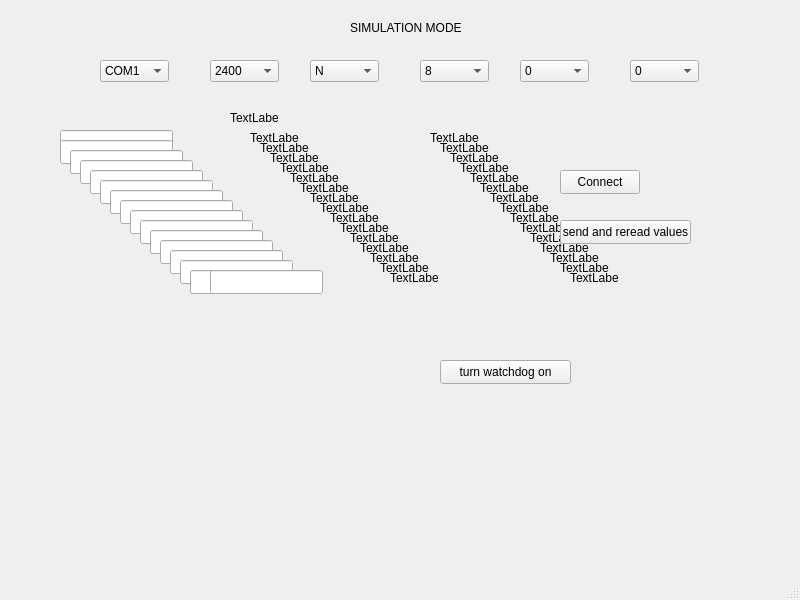
<?xml version="1.0" encoding="UTF-8"?>
<ui version="4.0">
 <class>MainWindow</class>
 <widget class="QMainWindow" name="MainWindow">
  <property name="geometry">
   <rect>
    <x>0</x>
    <y>0</y>
    <width>800</width>
    <height>600</height>
   </rect>
  </property>
  <property name="minimumSize">
   <size>
    <width>800</width>
    <height>600</height>
   </size>
  </property>
  <property name="windowTitle">
   <string>MainWindow</string>
  </property>
  <widget class="QWidget" name="centralwidget">
   <property name="minimumSize">
    <size>
     <width>800</width>
     <height>557</height>
    </size>
   </property>
   <property name="maximumSize">
    <size>
     <width>800</width>
     <height>557</height>
    </size>
   </property>
   <widget class="QComboBox" name="portCom">
    <property name="geometry">
     <rect>
      <x>100</x>
      <y>60</y>
      <width>69</width>
      <height>22</height>
     </rect>
    </property>
    <item>
     <property name="text">
      <string>COM1</string>
     </property>
    </item>
    <item>
     <property name="text">
      <string>COM2</string>
     </property>
    </item>
    <item>
     <property name="text">
      <string>COM3</string>
     </property>
    </item>
   </widget>
   <widget class="QComboBox" name="baudRate">
    <property name="geometry">
     <rect>
      <x>210</x>
      <y>60</y>
      <width>69</width>
      <height>22</height>
     </rect>
    </property>
    <item>
     <property name="text">
      <string>2400</string>
     </property>
    </item>
    <item>
     <property name="text">
      <string>4800</string>
     </property>
    </item>
    <item>
     <property name="text">
      <string>9600</string>
     </property>
    </item>
    <item>
     <property name="text">
      <string>18200</string>
     </property>
    </item>
   </widget>
   <widget class="QComboBox" name="parity">
    <property name="geometry">
     <rect>
      <x>310</x>
      <y>60</y>
      <width>69</width>
      <height>22</height>
     </rect>
    </property>
    <item>
     <property name="text">
      <string>N</string>
     </property>
    </item>
    <item>
     <property name="text">
      <string>O</string>
     </property>
    </item>
    <item>
     <property name="text">
      <string>E</string>
     </property>
    </item>
   </widget>
   <widget class="QComboBox" name="nbBits">
    <property name="geometry">
     <rect>
      <x>420</x>
      <y>60</y>
      <width>69</width>
      <height>22</height>
     </rect>
    </property>
    <item>
     <property name="text">
      <string>8</string>
     </property>
    </item>
    <item>
     <property name="text">
      <string>7</string>
     </property>
    </item>
   </widget>
   <widget class="QComboBox" name="stopBits">
    <property name="geometry">
     <rect>
      <x>520</x>
      <y>60</y>
      <width>69</width>
      <height>22</height>
     </rect>
    </property>
    <item>
     <property name="text">
      <string>0</string>
     </property>
    </item>
    <item>
     <property name="text">
      <string>1</string>
     </property>
    </item>
   </widget>
   <widget class="QComboBox" name="master">
    <property name="geometry">
     <rect>
      <x>630</x>
      <y>60</y>
      <width>69</width>
      <height>22</height>
     </rect>
    </property>
    <item>
     <property name="text">
      <string>0</string>
     </property>
    </item>
    <item>
     <property name="text">
      <string>1</string>
     </property>
    </item>
    <item>
     <property name="text">
      <string>2</string>
     </property>
    </item>
    <item>
     <property name="text">
      <string>3</string>
     </property>
    </item>
   </widget>
   <widget class="QLabel" name="label_2">
    <property name="geometry">
     <rect>
      <x>120</x>
      <y>250</y>
      <width>49</width>
      <height>16</height>
     </rect>
    </property>
    <property name="text">
     <string/>
    </property>
   </widget>
   <widget class="QLineEdit" name="lineEdit">
    <property name="geometry">
     <rect>
      <x>60</x>
      <y>130</y>
      <width>113</width>
      <height>24</height>
     </rect>
    </property>
   </widget>
   <widget class="QLineEdit" name="lineEdit_2">
    <property name="geometry">
     <rect>
      <x>60</x>
      <y>140</y>
      <width>113</width>
      <height>24</height>
     </rect>
    </property>
   </widget>
   <widget class="QLineEdit" name="lineEdit_3">
    <property name="geometry">
     <rect>
      <x>70</x>
      <y>150</y>
      <width>113</width>
      <height>24</height>
     </rect>
    </property>
   </widget>
   <widget class="QLineEdit" name="lineEdit_4">
    <property name="geometry">
     <rect>
      <x>80</x>
      <y>160</y>
      <width>113</width>
      <height>24</height>
     </rect>
    </property>
   </widget>
   <widget class="QLineEdit" name="lineEdit_5">
    <property name="geometry">
     <rect>
      <x>90</x>
      <y>170</y>
      <width>113</width>
      <height>24</height>
     </rect>
    </property>
   </widget>
   <widget class="QLineEdit" name="lineEdit_6">
    <property name="geometry">
     <rect>
      <x>100</x>
      <y>180</y>
      <width>113</width>
      <height>24</height>
     </rect>
    </property>
   </widget>
   <widget class="QLineEdit" name="lineEdit_7">
    <property name="geometry">
     <rect>
      <x>110</x>
      <y>190</y>
      <width>113</width>
      <height>24</height>
     </rect>
    </property>
   </widget>
   <widget class="QLineEdit" name="lineEdit_8">
    <property name="geometry">
     <rect>
      <x>120</x>
      <y>200</y>
      <width>113</width>
      <height>24</height>
     </rect>
    </property>
   </widget>
   <widget class="QLineEdit" name="lineEdit_9">
    <property name="geometry">
     <rect>
      <x>130</x>
      <y>210</y>
      <width>113</width>
      <height>24</height>
     </rect>
    </property>
   </widget>
   <widget class="QLineEdit" name="lineEdit_10">
    <property name="geometry">
     <rect>
      <x>140</x>
      <y>220</y>
      <width>113</width>
      <height>24</height>
     </rect>
    </property>
   </widget>
   <widget class="QLineEdit" name="lineEdit_11">
    <property name="geometry">
     <rect>
      <x>150</x>
      <y>230</y>
      <width>113</width>
      <height>24</height>
     </rect>
    </property>
   </widget>
   <widget class="QLineEdit" name="lineEdit_12">
    <property name="geometry">
     <rect>
      <x>160</x>
      <y>240</y>
      <width>113</width>
      <height>24</height>
     </rect>
    </property>
   </widget>
   <widget class="QLineEdit" name="lineEdit_13">
    <property name="geometry">
     <rect>
      <x>170</x>
      <y>250</y>
      <width>113</width>
      <height>24</height>
     </rect>
    </property>
   </widget>
   <widget class="QLineEdit" name="lineEdit_14">
    <property name="geometry">
     <rect>
      <x>180</x>
      <y>260</y>
      <width>113</width>
      <height>24</height>
     </rect>
    </property>
   </widget>
   <widget class="QLineEdit" name="lineEdit_15">
    <property name="geometry">
     <rect>
      <x>190</x>
      <y>270</y>
      <width>113</width>
      <height>24</height>
     </rect>
    </property>
   </widget>
   <widget class="QLabel" name="label">
    <property name="geometry">
     <rect>
      <x>230</x>
      <y>110</y>
      <width>49</width>
      <height>16</height>
     </rect>
    </property>
    <property name="text">
     <string>TextLabel</string>
    </property>
   </widget>
   <widget class="QLabel" name="label_3">
    <property name="geometry">
     <rect>
      <x>250</x>
      <y>130</y>
      <width>49</width>
      <height>16</height>
     </rect>
    </property>
    <property name="text">
     <string>TextLabel</string>
    </property>
   </widget>
   <widget class="QLabel" name="label_4">
    <property name="geometry">
     <rect>
      <x>260</x>
      <y>140</y>
      <width>49</width>
      <height>16</height>
     </rect>
    </property>
    <property name="text">
     <string>TextLabel</string>
    </property>
   </widget>
   <widget class="QLabel" name="label_5">
    <property name="geometry">
     <rect>
      <x>270</x>
      <y>150</y>
      <width>49</width>
      <height>16</height>
     </rect>
    </property>
    <property name="text">
     <string>TextLabel</string>
    </property>
   </widget>
   <widget class="QLabel" name="label_6">
    <property name="geometry">
     <rect>
      <x>280</x>
      <y>160</y>
      <width>49</width>
      <height>16</height>
     </rect>
    </property>
    <property name="text">
     <string>TextLabel</string>
    </property>
   </widget>
   <widget class="QLabel" name="label_7">
    <property name="geometry">
     <rect>
      <x>290</x>
      <y>170</y>
      <width>49</width>
      <height>16</height>
     </rect>
    </property>
    <property name="text">
     <string>TextLabel</string>
    </property>
   </widget>
   <widget class="QLabel" name="label_8">
    <property name="geometry">
     <rect>
      <x>300</x>
      <y>180</y>
      <width>49</width>
      <height>16</height>
     </rect>
    </property>
    <property name="text">
     <string>TextLabel</string>
    </property>
   </widget>
   <widget class="QLabel" name="label_9">
    <property name="geometry">
     <rect>
      <x>310</x>
      <y>190</y>
      <width>49</width>
      <height>16</height>
     </rect>
    </property>
    <property name="text">
     <string>TextLabel</string>
    </property>
   </widget>
   <widget class="QLabel" name="label_10">
    <property name="geometry">
     <rect>
      <x>320</x>
      <y>200</y>
      <width>49</width>
      <height>16</height>
     </rect>
    </property>
    <property name="text">
     <string>TextLabel</string>
    </property>
   </widget>
   <widget class="QLabel" name="label_11">
    <property name="geometry">
     <rect>
      <x>330</x>
      <y>210</y>
      <width>49</width>
      <height>16</height>
     </rect>
    </property>
    <property name="text">
     <string>TextLabel</string>
    </property>
   </widget>
   <widget class="QLabel" name="label_12">
    <property name="geometry">
     <rect>
      <x>340</x>
      <y>220</y>
      <width>49</width>
      <height>16</height>
     </rect>
    </property>
    <property name="text">
     <string>TextLabel</string>
    </property>
   </widget>
   <widget class="QLabel" name="label_13">
    <property name="geometry">
     <rect>
      <x>350</x>
      <y>230</y>
      <width>49</width>
      <height>16</height>
     </rect>
    </property>
    <property name="text">
     <string>TextLabel</string>
    </property>
   </widget>
   <widget class="QLabel" name="label_14">
    <property name="geometry">
     <rect>
      <x>360</x>
      <y>240</y>
      <width>49</width>
      <height>16</height>
     </rect>
    </property>
    <property name="text">
     <string>TextLabel</string>
    </property>
   </widget>
   <widget class="QLabel" name="label_15">
    <property name="geometry">
     <rect>
      <x>370</x>
      <y>250</y>
      <width>49</width>
      <height>16</height>
     </rect>
    </property>
    <property name="text">
     <string>TextLabel</string>
    </property>
   </widget>
   <widget class="QLabel" name="label_16">
    <property name="geometry">
     <rect>
      <x>380</x>
      <y>260</y>
      <width>49</width>
      <height>16</height>
     </rect>
    </property>
    <property name="text">
     <string>TextLabel</string>
    </property>
   </widget>
   <widget class="QLabel" name="label_17">
    <property name="geometry">
     <rect>
      <x>390</x>
      <y>270</y>
      <width>49</width>
      <height>16</height>
     </rect>
    </property>
    <property name="text">
     <string>TextLabel</string>
    </property>
   </widget>
   <widget class="QLabel" name="label_18">
    <property name="geometry">
     <rect>
      <x>430</x>
      <y>130</y>
      <width>49</width>
      <height>16</height>
     </rect>
    </property>
    <property name="text">
     <string>TextLabel</string>
    </property>
   </widget>
   <widget class="QLabel" name="label_19">
    <property name="geometry">
     <rect>
      <x>440</x>
      <y>140</y>
      <width>49</width>
      <height>16</height>
     </rect>
    </property>
    <property name="text">
     <string>TextLabel</string>
    </property>
   </widget>
   <widget class="QLabel" name="label_20">
    <property name="geometry">
     <rect>
      <x>450</x>
      <y>150</y>
      <width>49</width>
      <height>16</height>
     </rect>
    </property>
    <property name="text">
     <string>TextLabel</string>
    </property>
   </widget>
   <widget class="QLabel" name="label_21">
    <property name="geometry">
     <rect>
      <x>460</x>
      <y>160</y>
      <width>49</width>
      <height>16</height>
     </rect>
    </property>
    <property name="text">
     <string>TextLabel</string>
    </property>
   </widget>
   <widget class="QLabel" name="label_22">
    <property name="geometry">
     <rect>
      <x>470</x>
      <y>170</y>
      <width>49</width>
      <height>16</height>
     </rect>
    </property>
    <property name="text">
     <string>TextLabel</string>
    </property>
   </widget>
   <widget class="QLabel" name="label_23">
    <property name="geometry">
     <rect>
      <x>480</x>
      <y>180</y>
      <width>49</width>
      <height>16</height>
     </rect>
    </property>
    <property name="text">
     <string>TextLabel</string>
    </property>
   </widget>
   <widget class="QLabel" name="label_24">
    <property name="geometry">
     <rect>
      <x>490</x>
      <y>190</y>
      <width>49</width>
      <height>16</height>
     </rect>
    </property>
    <property name="text">
     <string>TextLabel</string>
    </property>
   </widget>
   <widget class="QLabel" name="label_25">
    <property name="geometry">
     <rect>
      <x>500</x>
      <y>200</y>
      <width>49</width>
      <height>16</height>
     </rect>
    </property>
    <property name="text">
     <string>TextLabel</string>
    </property>
   </widget>
   <widget class="QLabel" name="label_26">
    <property name="geometry">
     <rect>
      <x>510</x>
      <y>210</y>
      <width>49</width>
      <height>16</height>
     </rect>
    </property>
    <property name="text">
     <string>TextLabel</string>
    </property>
   </widget>
   <widget class="QLabel" name="label_27">
    <property name="geometry">
     <rect>
      <x>520</x>
      <y>220</y>
      <width>49</width>
      <height>16</height>
     </rect>
    </property>
    <property name="text">
     <string>TextLabel</string>
    </property>
   </widget>
   <widget class="QLabel" name="label_28">
    <property name="geometry">
     <rect>
      <x>530</x>
      <y>230</y>
      <width>49</width>
      <height>16</height>
     </rect>
    </property>
    <property name="text">
     <string>TextLabel</string>
    </property>
   </widget>
   <widget class="QLabel" name="label_29">
    <property name="geometry">
     <rect>
      <x>540</x>
      <y>240</y>
      <width>49</width>
      <height>16</height>
     </rect>
    </property>
    <property name="text">
     <string>TextLabel</string>
    </property>
   </widget>
   <widget class="QLabel" name="label_30">
    <property name="geometry">
     <rect>
      <x>550</x>
      <y>250</y>
      <width>49</width>
      <height>16</height>
     </rect>
    </property>
    <property name="text">
     <string>TextLabel</string>
    </property>
   </widget>
   <widget class="QLabel" name="label_31">
    <property name="geometry">
     <rect>
      <x>560</x>
      <y>260</y>
      <width>49</width>
      <height>16</height>
     </rect>
    </property>
    <property name="text">
     <string>TextLabel</string>
    </property>
   </widget>
   <widget class="QLabel" name="label_32">
    <property name="geometry">
     <rect>
      <x>570</x>
      <y>270</y>
      <width>49</width>
      <height>16</height>
     </rect>
    </property>
    <property name="text">
     <string>TextLabel</string>
    </property>
   </widget>
   <widget class="QLineEdit" name="lineEdit_16">
    <property name="geometry">
     <rect>
      <x>210</x>
      <y>270</y>
      <width>113</width>
      <height>24</height>
     </rect>
    </property>
   </widget>
   <widget class="QLabel" name="labelSimul">
    <property name="geometry">
     <rect>
      <x>350</x>
      <y>20</y>
      <width>121</width>
      <height>16</height>
     </rect>
    </property>
    <property name="text">
     <string>SIMULATION MODE</string>
    </property>
   </widget>
   <widget class="QPushButton" name="sendValuesBtn">
    <property name="geometry">
     <rect>
      <x>560</x>
      <y>220</y>
      <width>131</width>
      <height>24</height>
     </rect>
    </property>
    <property name="text">
     <string>send and reread values</string>
    </property>
   </widget>
   <widget class="QPushButton" name="connectBtn">
    <property name="geometry">
     <rect>
      <x>560</x>
      <y>170</y>
      <width>80</width>
      <height>24</height>
     </rect>
    </property>
    <property name="text">
     <string>Connect</string>
    </property>
   </widget>
   <widget class="QPushButton" name="watchdogButton">
    <property name="geometry">
     <rect>
      <x>440</x>
      <y>360</y>
      <width>131</width>
      <height>24</height>
     </rect>
    </property>
    <property name="text">
     <string>turn watchdog on</string>
    </property>
   </widget>
  </widget>
  <widget class="QMenuBar" name="menubar">
   <property name="geometry">
    <rect>
     <x>0</x>
     <y>0</y>
     <width>800</width>
     <height>22</height>
    </rect>
   </property>
  </widget>
  <widget class="QStatusBar" name="statusbar">
   <property name="enabled">
    <bool>false</bool>
   </property>
  </widget>
 </widget>
 <resources/>
 <connections/>
</ui>
